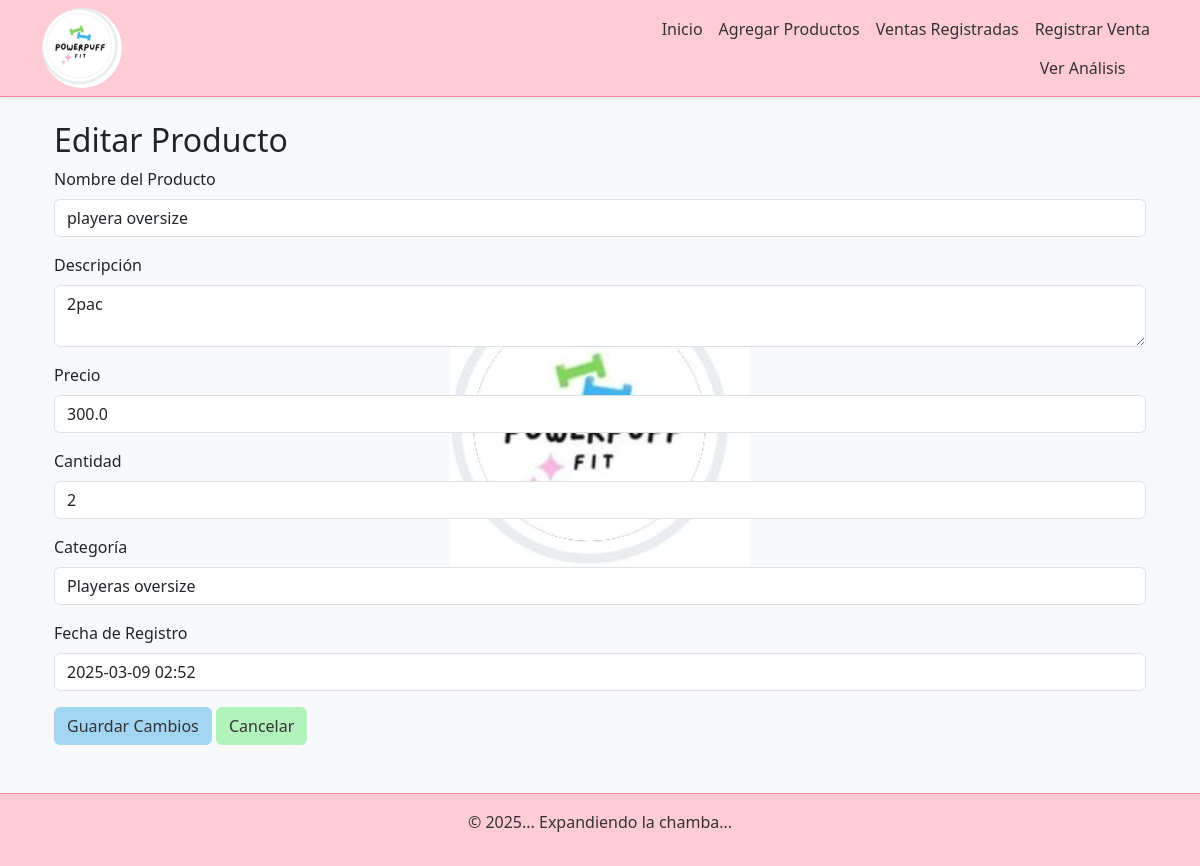
The page /producto/editar/13 on the database its author committed.
### app/models.py (models this page shows, shortened)
class Producto(db.Model):
    __tablename__ = 'producto'
    id = db.Column(db.Integer, primary_key=True)
    nombre = db.Column(db.String(100), nullable=False)
    descripcion = db.Column(db.String(200))
    precio = db.Column(db.Float, nullable=False)
    cantidad = db.Column(db.Integer, nullable=False)
    categoria = db.Column(db.String(50), nullable=False)
    activo = db.Column(db.Boolean, default=True)
    fecha_registro = db.Column(db.DateTime, default=datetime.utcnow)
    movimientos = db.relationship('MovimientoInventario', back_populates='producto', cascade="all, delete-orphan")
    ventas = db.relationship('VentaProducto', back_populates='producto', cascade="all, delete-orphan")  # <-- Agregar esta línea

### app/routes.py (the view, shortened to what this page needs)
@routes.route('/producto/editar/<int:id>', methods=['GET', 'POST'])
def editar_producto(id):
    producto = Producto.query.get_or_404(id)
    return render_template('editar_producto.html', producto=producto, categorias=CATEGORIAS_PREDETERMINADAS)

### app/templates/editar_producto.html
{% extends "base.html" %}
{% block content %}
<div class="container mt-4">
    <h2>Editar Producto</h2>
    <form action="{{ url_for('routes.editar_producto', id=producto.id) }}" method="POST">
        <div class="mb-3">
            <label for="nombre" class="form-label">Nombre del Producto</label>
            <input type="text" class="form-control" id="nombre" name="nombre" value="{{ producto.nombre }}" required>
        </div>
        <div class="mb-3">
            <label for="descripcion" class="form-label">Descripción</label>
            <textarea class="form-control" id="descripcion" name="descripcion">{{ producto.descripcion }}</textarea>
        </div>
        <div class="mb-3">
            <label for="precio" class="form-label">Precio</label>
            <input type="number" class="form-control" id="precio" name="precio" value="{{ producto.precio }}" step="0.01" required>
        </div>
        <div class="mb-3">
            <label for="cantidad" class="form-label">Cantidad</label>
            <input type="number" class="form-control" id="cantidad" name="cantidad" value="{{ producto.cantidad }}" required>
        </div>
        <div class="mb-3">
            <label for="categoria" class="form-label">Categoría</label>
            <input type="text" class="form-control" id="categoria" name="categoria" value="{{ producto.categoria }}">
        </div>
        <div class="mb-3">
            <label for="fecha_registro" class="form-label">Fecha de Registro</label>
            <input type="text" class="form-control" id="fecha_registro"
                   value="{% if producto.fecha_registro %}{{ producto.fecha_registro.strftime('%Y-%m-%d %H:%M') }}{% else %}No tiene fecha{% endif %}"
                   readonly>
        </div>
        <div class="d-grid gap-2 d-md-block">
            <button type="submit" class="btn btn-primary">Guardar Cambios</button>
            <a href="{{ url_for('routes.index') }}" class="btn btn-secondary">Cancelar</a>
        </div>
    </form>
</div>
{% endblock %}

### rows shown on the page
Producto: nombre "playera oversize", descripcion "2pac", precio "300.0", cantidad "2", categoria "Playeras oversize", fecha_registro "2025-03-09 02:52"
